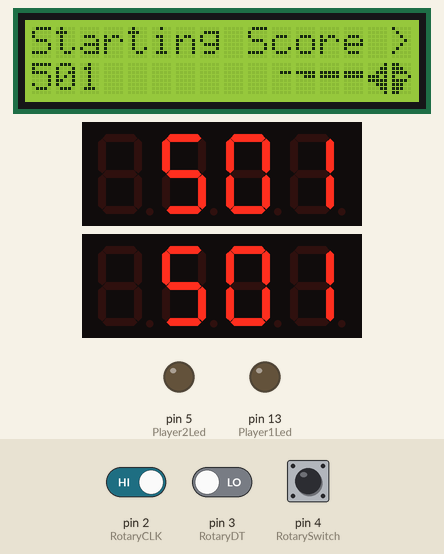
A sketch run on a simulated Arduino Uno, built with avr-gcc and run on an emulated ATmega328P. Parts: 16×2 character LCD, 2 × 4-digit seven-segment display, output pins drawn as LEDs (lit = HIGH). The inputs (shaded band) are chosen by the test bench; at power-on: pin 4 (RotarySwitch) HIGH, pin 2 (RotaryCLK) HIGH, pin 3 (RotaryDT) LOW.

Above: at 2.4 s.
2.5 s: pin 4 (RotarySwitch) pulled LOW for 0.15 s
At 3.1 s:
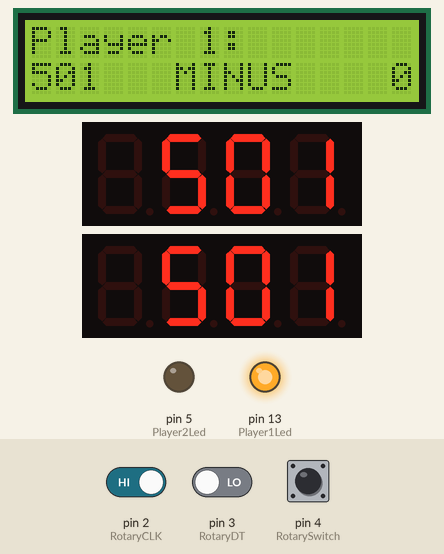
4.2 s: pin 4 (RotarySwitch) pulled LOW for 1 s
At 5.4 s:
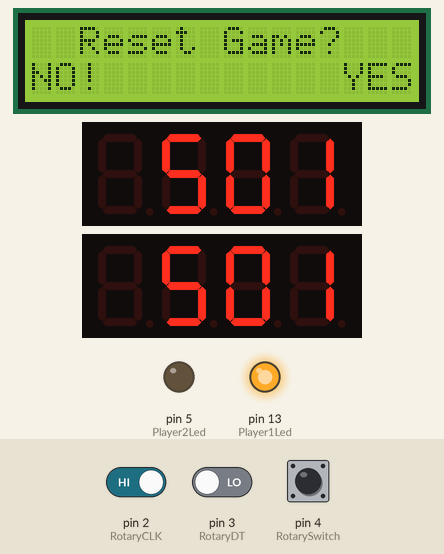
6.7 s: pin 2 (RotaryCLK) driven LOW
At 7.6 s:
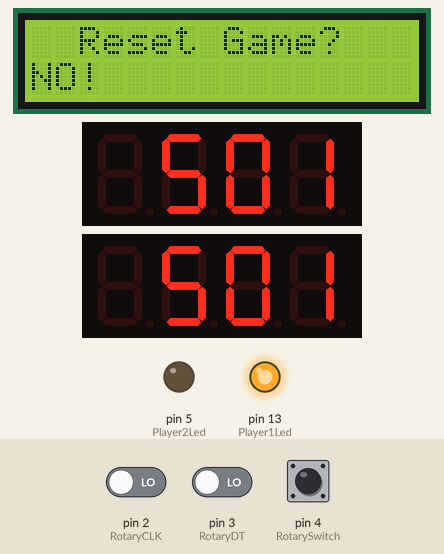
8.2 s: pin 2 (RotaryCLK) driven HIGH
At 8.8 s:
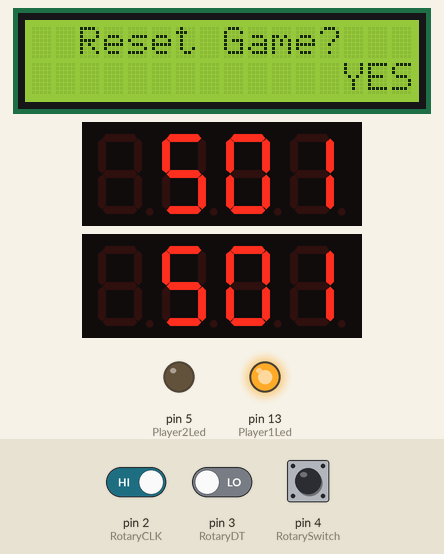
9.7 s: pin 4 (RotarySwitch) pulled LOW for 0.15 s
At 10.4 s:
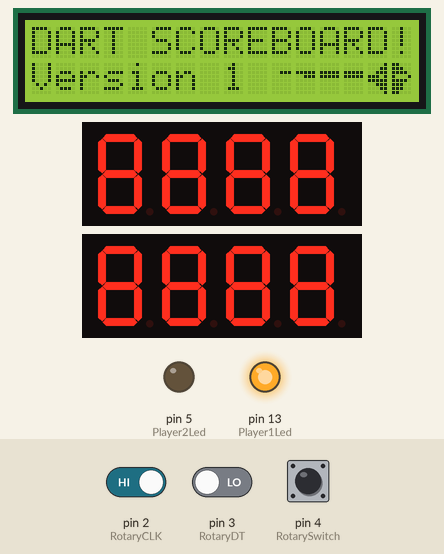
12.7 s: pin 4 (RotarySwitch) pulled LOW for 3.2 s
At 13.7 s:
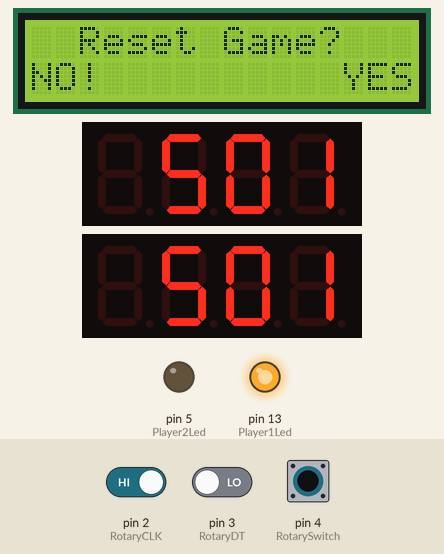
Timing chart, 0 to 15.7 s (numbered marks = the images above; inputs shaded):
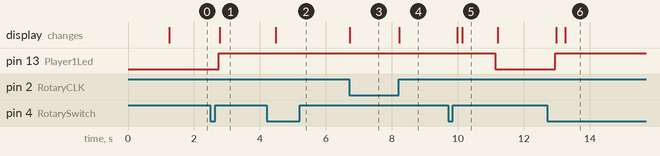

Measured:
- after the input at 2.5 s, pin 13 (Player1Led): LOW → HIGH after 0.25 s; the display: changes after 0.28 s (image 1)
- after the input at 4.2 s, the display: changes after 0.27 s (image 2)
- after the input at 6.7 s, the display: changes at once (image 3)
- after the input at 8.2 s, the display: changes at once (image 4)
- after the input at 9.7 s, pin 13 (Player1Led): HIGH → LOW after 1.4 s; the display: first changes after 0.29 s (image 5 shows a later state)
- after the input at 12.7 s, pin 13 (Player1Led): LOW → HIGH after 0.25 s; the display: first changes after 0.28 s (image 6 shows a later state)
- what the display in image 5 shows lasts 1.1 s, from 10.1 s to 11.2 s

The sketch:

arduino-dart-scoreboard.ino
```cpp
/* Arduino Dart ScoreBoard

  Created by:
   - Joe Strong
   - Stuart Crompton
   - Code based on example code from Yvan @ https://Brainy-Bits.com
*/

// Include needed Libraries
#include "Wire.h" // Used to communicate with I2C devices (Pin A4-SDA, A5-SCL)
#include "LiquidCrystal_I2C.h" // I2C connected LCD display
#include "TM1637Display.h" // For 7 segment LED display
#include "Keypad.h" // For 12 buttons keypad

//Define the keypad
const byte ROWS = 4; // Keypad has four rows
const byte COLS = 3; // Keypad has three columns

//Define the keys of the keypad

char keys[ROWS][COLS] = {
  {'1', '2', '3'},
  {'4', '5', '6'},
  {'7', '8', '9'},
  {'*', '0', '#'}
};
byte rowPins[ROWS] = {7, 12, 11, 9}; // connect to the Rows pinouts of the keypad to NANO pins
byte colPins[COLS] = {8, 6, 10}; // connect to the Columns pinouts of the keypad to NANO pins
Keypad keypad = Keypad( makeKeymap(keys), rowPins, colPins, ROWS, COLS ); // Library init

// Setup the I2C module connected to the LCD
//
//    Board        I2C / TWI pins   (SDA=Datline, SCL=Clock)
//Uno,Ethernet   A4 (SDA), A5 (SCL)
//Mega2560       20 (SDA), 21 (SCL)
//Leonardo,Micro 2 (SDA), 3 (SCL)

#define I2C_ADDR 0x27 // <<- Add your address here. 0x27 is default
#define Rs_pin 0
#define Rw_pin 1
#define En_pin 2
#define BACKLIGHT_PIN 3
#define D4_pin 4
#define D5_pin 5
#define D6_pin 6
#define D7_pin 7
//LiquidCrystal_I2C lcd(I2C_ADDR,En_pin,Rw_pin,Rs_pin,D4_pin,D5_pin,D6_pin,D7_pin); // Library init

//NOTE TO JOE - IS THE ERROR HERE CAUSED BY WRONG LIBRARY? I FOUND THE BELOW LINE I ADDED BUT COMMENTED OUT WORKS OK BUT NOT SURE IF IT FUNCTIONS THE SAME?
LiquidCrystal_I2C lcd(0x27, 16, 2);

// Setup the 4 Digits 7 segment LED
#define P1CLK A0 // Player 1 led display CLK connected to NANO pin A0
#define P1DI0 A1 // Player 1 led display DI0 connected to NANO pin A1
#define P2CLK A2 // Player 2 led display CLK connected to NANO pin A2
#define P2DIO A3 // Player 2 led display DIO connected to NANO pin A3

TM1637Display P1Display(P1CLK, P1DI0); // Library init of Player 1 display
TM1637Display P2Display(P2CLK, P2DIO); // Library init of Player 2 display

// Setup the pins of the Rotary Encoder
#define RotaryCLK 2 // Rotary CLK pin connected to UNO interrupt 0 on NANO pin 2
#define RotaryDT 3 // Rotary DT pin connected to NANO pin 3
#define RotarySwitch 4 // Rotary Switch connected to NANO pin 4

// Players LED indicators
#define Player1Led 13 // 3mm red LED connected to NANO pin 13
#define Player2Led 5 // 3mm red LED connected to NANO pin 5

// Define needed Variables
volatile int GAMESTART = 0; // 0=Display start menu : 1=game started : 2=game finished
volatile int GAMESTARTVALUE = 501; // Score start value
volatile int PLAYER1Score = 0; // Stores Player 1 current score
volatile int PLAYER2Score = 0; // Stores Player 2 current score
volatile int PLAYERTurn = 1; // Player 1 is first to start
volatile int GAMERESET = 0; // 0=no : 1=display reset menu
volatile int QUITYES = 2; // Reset Game
volatile int QUITNO = 2; // Don't reset game
int enteredNumber = 0;
volatile int rotaryChanged = 0;
volatile int rotaryValue = -1;

uint8_t dart1[8]  = {0x0, 0x0, 0x7};
uint8_t dart2[8]  = {0x0, 0x0, 0x1F, 0x7};
uint8_t dart3[8]  = {0x0, 0x0, 0x1F, 0x1F};
uint8_t dart4[8]  = {0x1, 0x3, 0x7, 0x1D, 0x1F, 0x7, 0x3, 0x1};
uint8_t dart5[8]  = {0x18, 0x1C, 0x1E, 0x11, 0x1E, 0x1C, 0x1C, 0x18};

// Interrupt routine on Pin 2 (interrupt zero) runs if Rotary Encoder CLK pin changes state
void rotarydetect ()  {
  delay(1); // delay for Debouncing Rotary Encoder
  int rotaryRight = 0;
  int rotaryLeft = 0;

  if (digitalRead(RotaryCLK) != rotaryValue) {
    rotaryChanged = 1;
    rotaryValue = digitalRead(RotaryCLK);
    if (digitalRead(RotaryCLK) == digitalRead(RotaryDT)) {
      rotaryLeft = 1;
    } else {
      rotaryRight = 1;
    }
  }

  if (GAMERESET == 1) { // Game Reset Screen - Rotary Controls for yes/no
    if (rotaryLeft) {
      QUITNO = 1;
      QUITYES = 0;
    }
    if (rotaryRight) {
      QUITYES = 1;
      QUITNO = 0;
    }
  } else if (GAMESTART == 0) { // Game Menu Screen - Rotary Controls for starting score
    if (rotaryLeft & GAMESTARTVALUE > 101) {
      GAMESTARTVALUE = GAMESTARTVALUE - 100;
    }
    if (rotaryRight && GAMESTARTVALUE < 9901) {
      GAMESTARTVALUE = GAMESTARTVALUE + 100;
    }
  }
}

void setup()
{
  pinMode(Player1Led, OUTPUT);
  pinMode(Player2Led, OUTPUT);
  pinMode(RotarySwitch, INPUT);
  digitalWrite(RotarySwitch, INPUT_PULLUP); // Rotary Switch uses internal pullup resistor
  //  lcd.begin (16, 2); // <<-- our LCD is a 16x2, change for your LCD if needed
  lcd.createChar(0, dart1);
  lcd.createChar(1, dart2);
  lcd.createChar(2, dart3);
  lcd.createChar(3, dart4);
  lcd.createChar(4, dart5);
  lcd.begin ();

  // LCD Backlight ON
  //  lcd.setBacklightPin(BACKLIGHT_PIN,POSITIVE);
  //  lcd.setBacklight(HIGH);

  // 7 Segment LED displays brightness
  P1Display.setBrightness(0x0f);
  P2Display.setBrightness(0x0f);

  // Display Starting score on both P1 and P2 7 segment Displays
  P1Display.showNumberDec(8888, 4);
  P2Display.showNumberDec(8888, 4);


  // Flash the Intro text on LCD at power up
  lcd.home (); // go home on LCD
  lcd.print("DART SCOREBOARD!");
  lcd.setCursor (0, 1);
  lcd.print("Version 1 ");
  drawDartImage();
  delay(1000);
  lcd.clear();

  drawMenuScreen();

  // Attach interrupt to rotary encoder
  attachInterrupt (0, rotarydetect, CHANGE); // interupt 0 always connected to pin 2 on Arduino UNO
}

void loop()
{
  if (GAMESTART == 1 && GAMERESET == 0) {
    checkForKeypadPress();
  }

  if (rotaryChanged) {
    if (GAMERESET == 1) {
      drawResetScreen();
    } else if (GAMESTART == 1) {
      drawGameScreen();
    } else if (GAMESTART == 0) {
      drawMenuScreen();
    } else if (GAMESTART == 2) {
      drawWinScreen();
    }
    rotaryChanged = 0;
  }

  if (!(digitalRead(RotarySwitch))) { // Do if Rotary Encoder switch is pressed
    delay(250); // debounce switch
    if (GAMESTART == 0) {
      GAMESTART = 1;
      drawGameScreen();
    } else if (GAMESTART == 1 || GAMESTART == 2) {
      if (GAMERESET == 0) { // Reset screen not active
        GAMERESET = 1; // Display reset screen
        drawResetScreen();
      }
      if (GAMERESET == 1 && QUITNO == 1) { // Game is in reset screen and NO is selected
        GAMERESET = 0; // Reset GameReset to 0
        QUITNO = 2; // Reset NO
        QUITYES = 2; // Reset YES
        if (GAMESTART == 1) {
          drawGameScreen();
        } else if (GAMESTART == 2) {
          drawWinScreen();
        }
      }
      if (GAMERESET == 1 && QUITYES == 1) { // Game is in reset screen and YES is selected
        softReset(); // Reset Game
      }
    }
  }
}

void checkForKeypadPress() {
  char keypressed = keypad.getKey();
  if (keypressed == NO_KEY) {
    return;
  }

  switch (keypressed) {
    case '1':
      checknumber(1);
      break;
    case '2':
      checknumber(2);
      break;
    case '3':
      checknumber(3);
      break;
    case '4':
      checknumber(4);
      break;
    case '5':
      checknumber(5);
      break;
    case '6':
      checknumber(6);
      break;
    case '7':
      checknumber(7);
      break;
    case '8':
      checknumber(8);
      break;
    case '9':
      checknumber(9);
      break;
    case '0':
      checknumber(0);
      break;
    case '*':
      deletenumber();
      break;
    case '#':
      subtractnumber();
      break;
  }
}

void drawMenuScreen() {
  digitalWrite(Player1Led, LOW); // Set Player 1 LED to OFF
  digitalWrite(Player2Led, LOW); // Set Player 2 LED to OFF

  // Display on LCD starting text
  lcd.clear();
  lcd.home();
  lcd.print("Starting Score >");
  lcd.setCursor (0, 1); // go to start of 2nd line
  lcd.print(GAMESTARTVALUE);
  lcd.setCursor(10, 1);
  drawDartImage();

  PLAYER1Score = GAMESTARTVALUE;
  PLAYER2Score = GAMESTARTVALUE;

  // Display Starting score on both P1 and P2 7 segment Displays
  P1Display.showNumberDec(PLAYER1Score, false, 4, 0);
  P2Display.showNumberDec(PLAYER2Score, false, 4, 0);
}

void drawGameScreen() {
  lcd.clear();
  if (PLAYERTurn == 1) { // Player 1 is up
    digitalWrite(Player1Led, HIGH);
    digitalWrite(Player2Led, LOW);
    lcd.home();
    lcd.print("Player 1:");
    lcd.setCursor (0, 1);
    lcd.print(PLAYER1Score);
    lcd.print("   MINUS");
  } else { // Player 2 is up
    digitalWrite(Player1Led, LOW);
    digitalWrite(Player2Led, HIGH);
    lcd.home();
    lcd.print("Player 2:");
    lcd.setCursor (0, 1);
    lcd.print(PLAYER2Score);
    lcd.print("   MINUS");
  }

  // Draw entered number
  if (enteredNumber >= 100) {
    lcd.setCursor(13, 1);
  } else if (enteredNumber >= 10) {
    lcd.setCursor(14, 1);
  } else {
    lcd.setCursor(15, 1);
  }
  lcd.print(enteredNumber);
}

void drawResetScreen() {
  lcd.clear();
  lcd.setCursor(2, 0);
  lcd.print("Reset Game?");
  if (QUITNO == 1)  {
    lcd.setCursor(0, 1);
    lcd.print("NO!");
  } else if (QUITYES == 1)  {
    lcd.setCursor(13, 1);
    lcd.print("YES!");
  } else {
    lcd.setCursor(0, 1);
    lcd.print("NO!");
    lcd.setCursor(13, 1);
    lcd.print("YES!");
  }
}

void drawWinScreen() {
  int player = PLAYER1Score == 0 ? 1 : 2;
  lcd.clear();
  lcd.setCursor(1, 0);
  lcd.print("Player ");
  lcd.print(player);
  lcd.print(" Wins!");
  lcd.setCursor(5, 1);
  drawDartImage();
}

// Reset Arduino to Restart Game
void softReset() {
  asm volatile (" jmp 0"); // Restart code from beginning wityh assembly jump statement
}                       // *note : Does not reset external hardware connected to the Arduino.

void checknumber(int x) {
  if (enteredNumber >= 100) {
    return; // Don't allow past 3 digits
  }
  enteredNumber = (enteredNumber * 10) + x;

  drawGameScreen();
}

void deletenumber() {
  enteredNumber = enteredNumber / 10;
  drawGameScreen();
}

void subtractnumber() {
  if (PLAYERTurn == 1) {
    if (PLAYER1Score - enteredNumber >= 0) {
      int oldscore = PLAYER1Score;
      PLAYER1Score = PLAYER1Score - enteredNumber;
      subtractScoreAnimation(1, oldscore, PLAYER1Score);
    }
    PLAYERTurn = 2;
  } else {
    if (PLAYER2Score - enteredNumber >= 0) {
      int oldscore = PLAYER2Score;
      PLAYER2Score = PLAYER2Score - enteredNumber;
      subtractScoreAnimation(2, oldscore, PLAYER2Score);
    }
    PLAYERTurn = 1;
  }

  enteredNumber = 0;

  if (PLAYER1Score == 0 || PLAYER2Score == 0) {
    GAMESTART = 2;
    drawWinScreen();
  } else {
    drawGameScreen();
  }
}

void subtractScoreAnimation(int player, int oldscore, int newscore) {
  while(oldscore > newscore) {
    oldscore--;
    if (player == 1) {
      P1Display.showNumberDec(oldscore, false, 4, 0);
    } else {
      P2Display.showNumberDec(oldscore, false, 4, 0);
    }
  }
}

void drawDartImage() {
  lcd.write(0);
  lcd.write(1);
  lcd.write(2);
  lcd.write(2);
  lcd.write(3);
  lcd.write(4);
}
```
